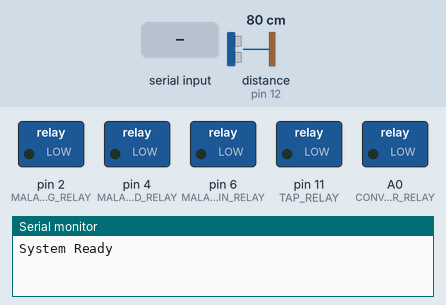
Simulated run of this sketch. Board: Arduino Uno, built with avr-gcc and run on an emulated ATmega328P. Parts: switched loads named in the sketch (green lamp = pin HIGH), the last lines printed to the serial monitor. The test bench sets the inputs (shaded band); at power-on: distance to the obstacle (sensor on pin 12) 80 cm. The echo pulse lasts 58.3 µs per cm; pins used as bus, display or sensor lines are not drawn.

Above: at 1.2 s.
1.3 s: "START_MOTOR\n" received over Serial
At 1.6 s:
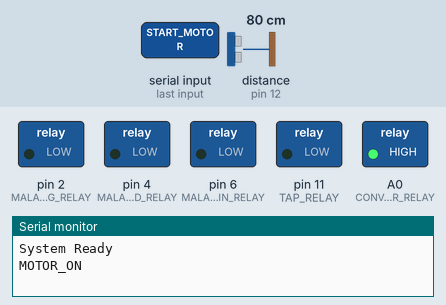
2.8 s: "TAP\n" received over Serial
At 2.87 s:
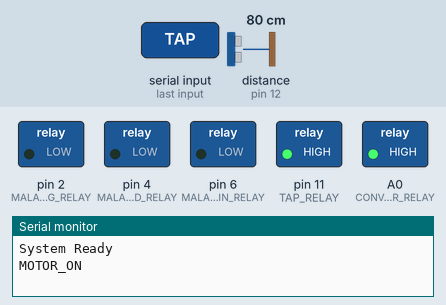
4.4 s: "ROUTE_MALAUHOG\n" received over Serial
At 5.8 s:
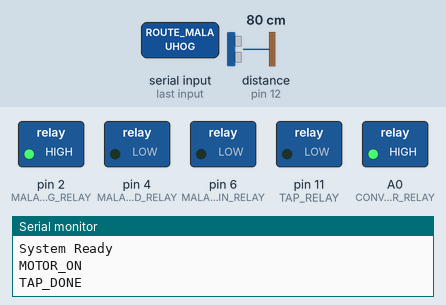
Timing chart, 0 to 7.4 s (numbered marks = the images above; inputs shaded):
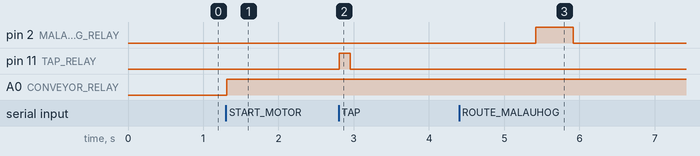

The sketch:

coconut_sorter.ino
```cpp
// ---------------- ULTRASONIC SENSOR PINS ----------------
// These were originally used to detect coconuts at the chute before
// firing a relay.  Routing is now based on fixed time delays, so the
// chute sensors are effectively unused but left defined in case the
// hardware is ever re‑enabled.
#define TAP_TRIG 13
#define TAP_ECHO 12

#define MALAUHOG_TRIG 3
#define MALAUHOG_ECHO 10

#define MALAKATAD_TRIG 5
#define MALAKATAD_ECHO 7

#define MALAKANIN_TRIG 9
#define MALAKANIN_ECHO 8

// ---------------- RELAY PINS ----------------
#define CONVEYOR_RELAY A0
#define TAP_RELAY 11
#define MALAUHOG_RELAY 2
#define MALAKATAD_RELAY 4
#define MALAKANIN_RELAY 6

// ---------------- STATE MACHINE ----------------
enum State {
  IDLE,
  MOTOR_RUNNING,
  COCONUT_DETECTED,
  TAPPING,
  WAITING_CLASSIFICATION,
  ROUTING,
  COMPLETE
};

State currentState = IDLE;

bool coconutProcessing = false;
unsigned long routeStart = 0;

int pendingRoute = 0;

const int DIST_THRESHOLD = 20;
const unsigned long ROUTE_TIMEOUT_MS = 8000;  // increased from 5000 to give coconut travel time

// DETECT_DELAY removed — relay now fires immediately on detection

// ------------------------------------------------

void setup() {

  Serial.begin(9600);

  pinMode(TAP_TRIG, OUTPUT);
  pinMode(TAP_ECHO, INPUT);

  pinMode(MALAUHOG_TRIG, OUTPUT);
  pinMode(MALAUHOG_ECHO, INPUT);

  pinMode(MALAKATAD_TRIG, OUTPUT);
  pinMode(MALAKATAD_ECHO, INPUT);

  pinMode(MALAKANIN_TRIG, OUTPUT);
  pinMode(MALAKANIN_ECHO, INPUT);

  pinMode(CONVEYOR_RELAY, OUTPUT);
  pinMode(TAP_RELAY, OUTPUT);
  pinMode(MALAUHOG_RELAY, OUTPUT);
  pinMode(MALAKATAD_RELAY, OUTPUT);
  pinMode(MALAKANIN_RELAY, OUTPUT);

  digitalWrite(CONVEYOR_RELAY, LOW);
  digitalWrite(TAP_RELAY, LOW);
  digitalWrite(MALAUHOG_RELAY, LOW);
  digitalWrite(MALAKATAD_RELAY, LOW);
  digitalWrite(MALAKANIN_RELAY, LOW);

  Serial.println("System Ready");
}

// ------------------------------------------------

void loop() {

  if (Serial.available()) {
    String cmd = Serial.readStringUntil('\n');
    cmd.trim();
    handleCommand(cmd);
  }

  switch(currentState) {

    case IDLE:
      break;

    case MOTOR_RUNNING:

      if(!coconutProcessing){

        long dist = readUltrasonic(TAP_TRIG, TAP_ECHO);

        if(dist > 0 && dist < DIST_THRESHOLD){

          coconutProcessing = true;
          currentState = COCONUT_DETECTED;
          Serial.println("DETECTED");

        }
      }

    break;

    case COCONUT_DETECTED:

      digitalWrite(CONVEYOR_RELAY, LOW);
      Serial.println("MOTOR_STOPPED");

      currentState = TAPPING;

    break;

    case TAPPING:
    break;

    case WAITING_CLASSIFICATION:
    break;

    case ROUTING:

      if(pendingRoute != 0){

        int relayPin = -1;
        unsigned long delayMs = 0;

        // pick relay pin and delay based on requested route
        if(pendingRoute == 1){
          relayPin   = MALAUHOG_RELAY;
          delayMs    = 1000UL;   // 1 second
        }
        else if(pendingRoute == 2){
          relayPin   = MALAKATAD_RELAY;
          delayMs    = 4000UL;   // 4 seconds
        }
        else if(pendingRoute == 3){
          relayPin   = MALAKANIN_RELAY;
          delayMs    = 6000UL;   // 6 seconds
        }

        // simply wait the configured time before firing the relay
        if(relayPin != -1){
          delay(delayMs);

          digitalWrite(relayPin, HIGH);
          delay(500);
          digitalWrite(relayPin, LOW);

          if(pendingRoute == 1) Serial.println("ROUTED_MALAUHOG");
          if(pendingRoute == 2) Serial.println("ROUTED_MALAKATAD");
          if(pendingRoute == 3) Serial.println("ROUTED_MALAKANIN");

          pendingRoute = 0;
          currentState = COMPLETE;
        }

        // timeout fallback is no longer needed but keep for safety
        else if(millis() - routeStart > ROUTE_TIMEOUT_MS){
          Serial.println("ROUTE_TIMEOUT");
          pendingRoute = 0;
          currentState = COMPLETE;
        }
      }

    break;

    case COMPLETE:

      coconutProcessing = false;
      currentState = IDLE;

      Serial.println("ROUTED");

    break;

  }

  delay(10);  // reduced from 50ms — faster ultrasonic polling during ROUTING

}

// ------------------------------------------------

long readUltrasonic(int trig, int echo){

  digitalWrite(trig, LOW);
  delayMicroseconds(2);

  digitalWrite(trig, HIGH);
  delayMicroseconds(10);
  digitalWrite(trig, LOW);

  long duration = pulseIn(echo, HIGH, 20000);

  if(duration == 0) return -1;

  return duration / 58;
}

// ------------------------------------------------

void handleCommand(String cmd){

  if(cmd == "START_MOTOR"){

    digitalWrite(CONVEYOR_RELAY, HIGH);
    currentState = MOTOR_RUNNING;

    Serial.println("MOTOR_ON");

  }

  else if(cmd == "STOP_MOTOR"){

    digitalWrite(CONVEYOR_RELAY, LOW);
    currentState = IDLE;

    Serial.println("MOTOR_OFF");

  }

  else if(cmd == "TAP"){

    digitalWrite(TAP_RELAY, HIGH);
    delay(150);
    digitalWrite(TAP_RELAY, LOW);

    Serial.println("TAP_DONE");

    currentState = WAITING_CLASSIFICATION;

  }

  else if(cmd == "ROUTE_MALAUHOG"){

    pendingRoute = 1;
    routeStart = millis();
    currentState = ROUTING;

  }

  else if(cmd == "ROUTE_MALAKATAD"){

    pendingRoute = 2;
    routeStart = millis();
    currentState = ROUTING;

  }

  else if(cmd == "ROUTE_MALAKANIN"){

    pendingRoute = 3;
    routeStart = millis();
    currentState = ROUTING;

  }

}
```

Measured:
- after the input at 1.3 s, A0 (CONVEYOR_RELAY): LOW → HIGH at once
- after the input at 2.8 s, pin 11 (TAP_RELAY): LOW → HIGH at once, → LOW 0.15 s later
- after the input at 4.4 s, pin 2 (MALAUHOG_RELAY): LOW → HIGH after 1.0 s, → LOW 0.50 s later
